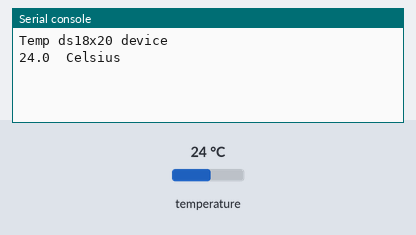
Recording of a program running on a simulated Raspberry Pi Pico running MicroPython. Parts: the last lines printed to the serial console. Inputs (shaded band) come from the test bench; at power-on: temperature 24 °C.

Above: at 1.2 s.
1.3 s: temperature set to 12 °C
At 7.3 s:
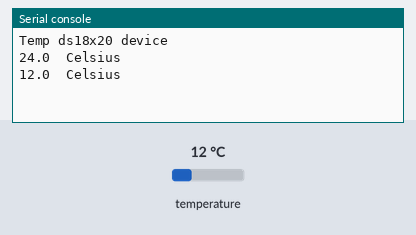
7.7 s: temperature set to 19 °C
At 12.7 s:
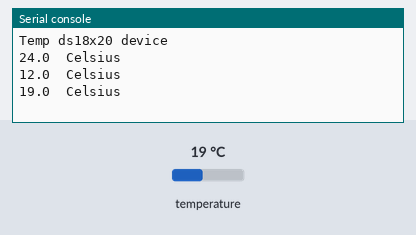
Timing chart, 0 to 14.2 s (numbered marks = the images above; inputs shaded):
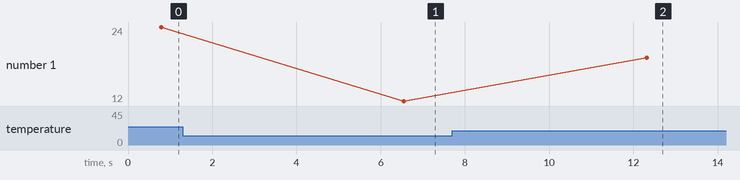

Measured:
- after the input at 1.3 s, the serial console: prints a new line after 5.3 s (image 1)
- after the input at 7.7 s, the serial console: prints a new line after 4.6 s (image 2)
- plotted number 1: 24 → 12 after the input at 1.3 s, 12 → 19 after the input at 7.7 s

The program:

Sensor_DS18B20.py
```python
import machine, onewire, ds18x20, time

ds_pin = machine.Pin(22)
ds_sensor = ds18x20.DS18X20(onewire.OneWire(ds_pin))

roms = ds_sensor.scan()
print('Temp ds18x20 device')

while True:
  ds_sensor.convert_temp()
  time.sleep_ms(750)
  for rom in roms:
    tnum = round ( ds_sensor.read_temp(rom),2)
    print( tnum," Celsius")
  time.sleep(5)
```
